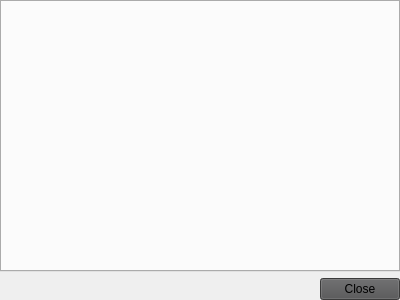
<?xml version="1.0" encoding="UTF-8"?>
<ui version="4.0">
 <class>fairwindsk::ui::mydata::MyData</class>
 <widget class="QWidget" name="MyData">
  <property name="geometry">
   <rect>
    <x>0</x>
    <y>0</y>
    <width>400</width>
    <height>300</height>
   </rect>
  </property>
  <property name="windowTitle">
   <string>MyData</string>
  </property>
  <layout class="QGridLayout" name="gridLayout">
   <property name="leftMargin">
    <number>0</number>
   </property>
   <property name="topMargin">
    <number>0</number>
   </property>
   <property name="rightMargin">
    <number>0</number>
   </property>
   <property name="bottomMargin">
    <number>0</number>
   </property>
   <item row="1" column="0">
    <widget class="QDialogButtonBox" name="buttonBox">
     <property name="styleSheet">
      <string notr="true">background-color: rgb(82, 82, 83);
border-top-color: rgb(159, 157, 160);
border-left-color: rgb(159, 157, 160);
border-right-color: rgb(83, 83, 84);
border-bottom-color: rgb(83, 83, 84);</string>
     </property>
     <property name="standardButtons">
      <set>QDialogButtonBox::StandardButton::Close</set>
     </property>
    </widget>
   </item>
   <item row="0" column="0">
    <widget class="QTabWidget" name="tabWidget">
    </widget>
   </item>
  </layout>
 </widget>
 <resources/>
 <connections/>
</ui>
